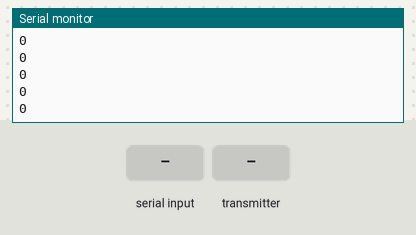
A sketch run on a simulated ESP8266 (NodeMCU). Shown: the last lines printed to the serial monitor. The test bench sets the inputs (shaded band).

Above: at 1.2 s.
1.3 s: "1" received over Serial
At 2.4 s:
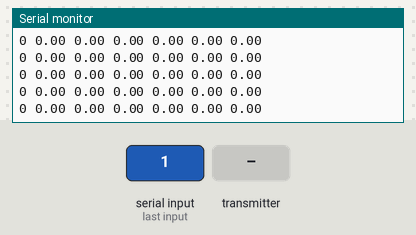
3.2 s: the transmitter starts sending x1 = 25
At 3.8 s:
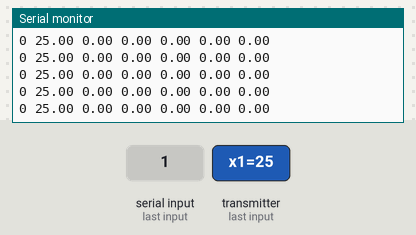

The sketch:

Station.ino
```cpp
#include <ESP8266WiFi.h>
#include <espnow.h>

int stationMode = 0;
// 0 - connecting
// 1 - ESP_NOW initilization
// 2 - sensor data transmition for each sensor


typedef struct struct_message {
    float x1;
    float y1;
    float z1;
    float x2;
    float y2;
    float z2;
    int code;
} struct_message;


struct_message myData;

void OnDataRecv(uint8_t * mac, uint8_t *incomingData, uint8_t len) {
  if(stationMode != 2 ) return;
  memcpy(&myData, incomingData, sizeof(myData));
 // memcpy(&ReceivedAdd, mac, sizeof(ReceivedAdd));
 // Serial.print("Bytes received: ");

}

void setup() {
  Serial.begin(115200);

  WiFi.mode(WIFI_STA);

  if (esp_now_init() != 0) {
    Serial.println("Error initializing ESP-NOW");
    return;
  }

  esp_now_set_self_role(ESP_NOW_ROLE_SLAVE);
  esp_now_register_recv_cb(OnDataRecv);
}

void loop() {
    //waiting for setup
  if(stationMode == 0){

    Serial.println("0");
    if(Serial.available() > 0){
      stationMode = 1;

    }


  }else  if(stationMode == 1){
   //setting up stuff

   //setuped
   stationMode = 2;
  }else if (stationMode == 2){
    //transferring information
    Serial.print(myData.code);
    Serial.print(" ");
    Serial.print (myData.x1);
    Serial.print (" ");
    Serial.print (myData.y1);
    Serial.print (" ");
    Serial.print (myData.z1);
    Serial.print (" ");
    Serial.print (myData.x2);
    Serial.print (" ");
    Serial.print (myData.y2);
    Serial.print (" ");
    Serial.println (myData.z2);
  }

}
```

Measured:
- after the input at 1.3 s, the serial monitor: prints a new line at once (image 1)
- after the input at 3.2 s, the serial monitor: prints a new line at once (image 2)
